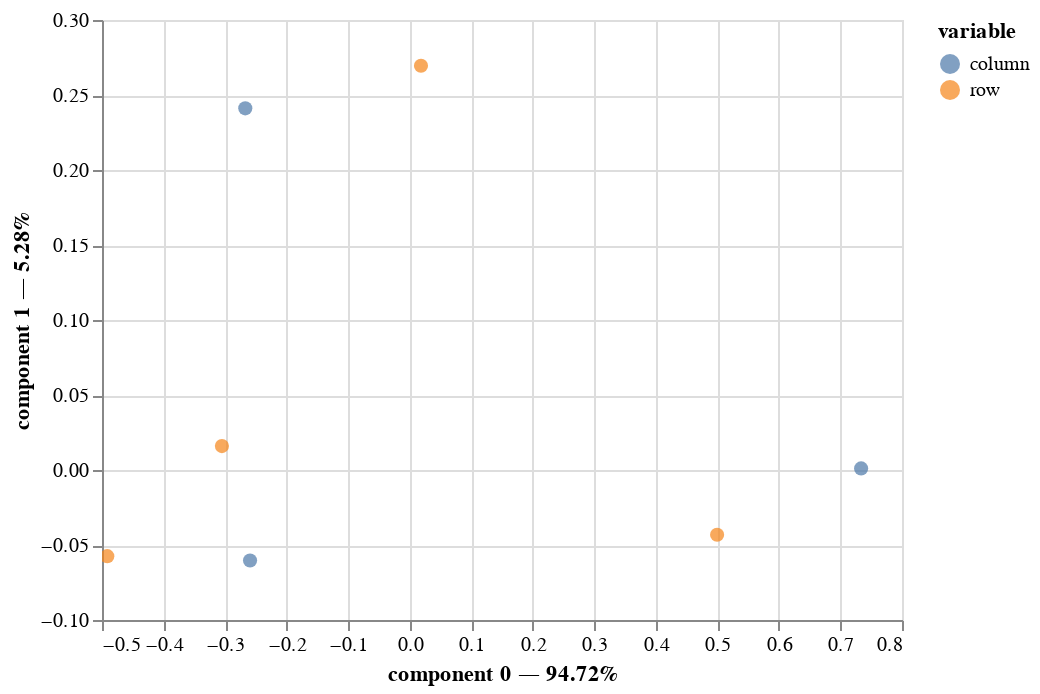

Write notebook code for a chart like this one.
### Code cell
ca.plot(
    data_cc,
    x_component=0,
    y_component=1
)

# column here standes for the 'hair style'
# row here standes for 'eye color'

### Figure 1 — Vega-Lite specification as saved in the notebook (floating-point values rounded to 4 significant figures)
{"config": {"view": {"continuousWidth": 400, "continuousHeight": 300}}, "data": {"name": "data-c38d461fdad33cf86d9de630dbbb38e2"}, "mark": {"type": "circle", "size": 50}, "encoding": {"color": {"field": "variable", "type": "nominal"}, "tooltip": [{"field": "variable", "type": "nominal"}, {"field": "value", "type": "nominal"}, {"field": "component 0", "type": "quantitative"}, {"field": "component 1", "type": "quantitative"}], "x": {"axis": {"title": "component 0 — 94.72%"}, "field": "component 0", "scale": {"zero": false}, "type": "quantitative"}, "y": {"axis": {"title": "component 1 — 5.28%"}, "field": "component 1", "scale": {"zero": false}, "type": "quantitative"}}, "selection": {"selector008": {"type": "interval", "bind": "scales", "encodings": ["x", "y"]}}, "$schema": "https://vega.github.io/schema/vega-lite/v4.17.0.json", "datasets": {"data-c38d461fdad33cf86d9de630dbbb38e2": [{"component 0": -0.4914, "component 1": -0.05744, "variable": "row", "value": "Marrons"}, {"component 0": -0.3051, "component 1": 0.01595, "variable": "row", "value": "Noisettes"}, {"component 0": 0.01834, "component 1": 0.2695, "variable": "row", "value": "Verts"}, {"component 0": 0.4996, "component 1": -0.04314, "variable": "row", "value": "Bleus"}, {"component 0": -0.2594, "component 1": -0.06033, "variable": "column", "value": "Chatains"}, {"component 0": -0.2672, "component 1": 0.2411, "variable": "column", "value": "Roux"}, {"component 0": 0.7336, "component 1": 0.001053, "variable": "column", "value": "Blonds"}]}}
